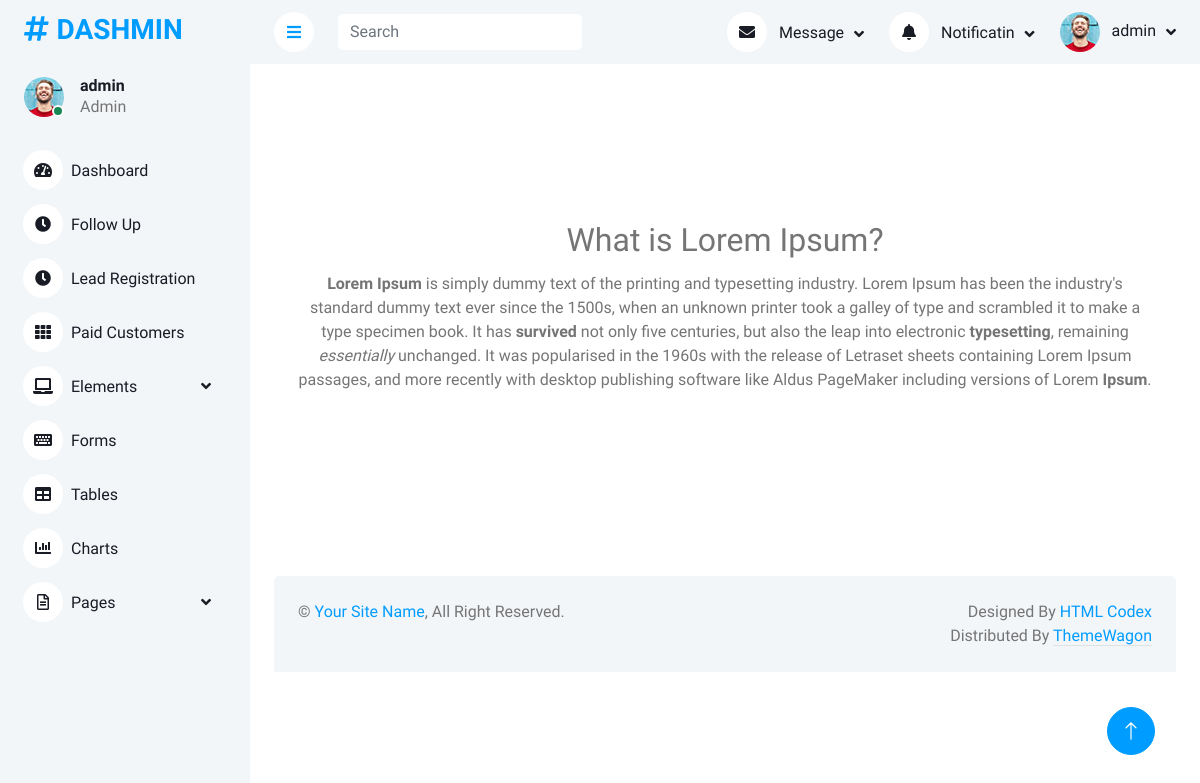
/newsdetail/what-is-lorem-ipsum (signed in), run on the app's committed database.
### news/models.py (models this page shows)
class News(models.Model):
    news_title = models.CharField(max_length=100)
    news_desc = HTMLField()
    news_slug = AutoSlugField(populate_from='news_title', unique=True,null=True,default=None)

### wscubetech/views.py (the view)
# urls.py: path('newsdetail/<slug>', views.newsDetail, name='newsdetail'),
def newsDetail(request,slug):
    newsDetail = News.objects.get(news_slug=slug)
    data = {
    'newsDetail':newsDetail
    }
    return render(request,"newsdetails.html",data)

### templates/newsdetails.html (shortened to what this page needs)
{% extends 'base.html' %}
{% load static %}
{% block content %}
    <br/>
    <br/>
    <br/>
    <br/>
    <br/>
    <br/>
    <div class="text-center fs-2 my-2 font-weight-bold ">{{newsDetail.news_title | safe }}  </div>
        <div class= "text-center mx-5">{{newsDetail.news_desc | safe }} </div>
        <br/>
        <br/>
        <br/><br/>
        <br/>
        <br/>
{% endblock %}

### templates/header.html (shortened to what this page needs)
{% load static %}
<!DOCTYPE html>
<html lang="en">
<head>
    <link href="https://cdnjs.cloudflare.com/ajax/libs/font-awesome/5.10.0/css/all.min.css" rel="stylesheet">
    <link href="https://cdn.jsdelivr.net/npm/bootstrap-icons@1.4.1/font/bootstrap-icons.css" rel="stylesheet">
    <link href='{% static "lib/owlcarousel/assets/owl.carousel.min.css" %}' rel="stylesheet">
    <link href='{% static "lib/tempusdominus/css/tempusdominus-bootstrap-4.min.css" %}' rel="stylesheet" />
    <link rel="stylesheet" href="https://cdn.datatables.net/1.13.4/css/jquery.dataTables.min.css">
    <link href='{% static "/css/bootstrap.min.css" %}' rel="stylesheet">
    <link href='{% static "css/style.css" %}' rel="stylesheet">
</head>
<body>
    <div class="container-xxl position-relative bg-white d-flex p-0">
        <div class="sidebar pe-4 pb-3">
            <nav class="navbar bg-light navbar-light">
                <a href="index.html" class="navbar-brand mx-4 mb-3">
                    <h3 class="text-primary"><i class="fa fa-hashtag me-2"></i>DASHMIN</h3>
                </a>
                <div class="d-flex align-items-center ms-4 mb-4">
                    <div class="position-relative">
                        <img class="rounded-circle" src='{% static "img/user.jpg" %}' alt="" style="width: 40px; height: 40px;">
                        <div class="bg-success rounded-circle border border-2 border-white position-absolute end-0 bottom-0 p-1"></div>
                    </div>
                    <div class="ms-3">
                        <h6 class="mb-0">{{request.user}}</h6>
                        <span>Admin</span>
                    </div>
                </div>
                <div class="navbar-nav w-100">
                    <a href="{% url 'home' %}" class="nav-item nav-link {{class}}"><i class="fa fa-tachometer-alt me-2"></i>Dashboard</a>
                    <a href="{% url 'follow_up' %}" class="nav-item nav-link {{classfollow}}"><i class="fa fa-clock me-2"></i>Follow Up</a>
                    <a href="{% url 'lead_registration' %}" class="nav-item nav-link {{classlr}}"><i class="fa fa-clock me-2"></i>Lead Registration</a>
                    <a href="{% url 'paid_customers'  %}" class="nav-item nav-link {{classpc}}"><i class="fa fa-th me-2"></i>Paid Customers</a>
                    <div class="nav-item dropdown">
                        <a href="#" class="nav-link dropdown-toggle " data-bs-toggle="dropdown"><i class="fa fa-laptop me-2"></i>Elements</a>
                    </div>
                    <a href="form.html" class="nav-item nav-link"><i class="fa fa-keyboard me-2"></i>Forms</a>
                    <a href="table.html" class="nav-item nav-link"><i class="fa fa-table me-2"></i>Tables</a>
                    <a href="chart.html" class="nav-item nav-link"><i class="fa fa-chart-bar me-2"></i>Charts</a>
                    <div class="nav-item dropdown">
                        <a href="#" class="nav-link dropdown-toggle" data-bs-toggle="dropdown"><i class="far fa-file-alt me-2"></i>Pages</a>
                    </div>
                </div>
            </nav>
        </div>
        <div class="content">
          <nav class="navbar navbar-expand bg-light navbar-light sticky-top px-4 py-0">
              <a href="#" class="sidebar-toggler flex-shrink-0">
                  <i class="fa fa-bars"></i>
              </a>
              <form class="d-none d-md-flex ms-4">
                  <input class="form-control border-0" type="search" placeholder="Search">
              </form>
              <div class="navbar-nav align-items-center ms-auto">
                  <div class="nav-item dropdown">
                      <a href="#" class="nav-link dropdown-toggle" data-bs-toggle="dropdown">
                          <i class="fa fa-envelope me-lg-2"></i>
                          <span class="d-none d-lg-inline-flex">Message</span>
                      </a>
                  </div>
                  <div class="nav-item dropdown">
                      <a href="#" class="nav-link dropdown-toggle" data-bs-toggle="dropdown">
                          <i class="fa fa-bell me-lg-2"></i>
                          <span class="d-none d-lg-inline-flex">Notificatin</span>
                      </a>
                  </div>
                  <div class="nav-item dropdown">
                      <a href="#" class="nav-link dropdown-toggle" data-bs-toggle="dropdown">
                          <img class="rounded-circle me-lg-2" src='{% static  "img/user.jpg" %}' alt="" style="width: 40px; height: 40px;">
                          <span class="d-none d-lg-inline-flex">{{request.user}}</span>
                      </a>
                  </div>
              </div>
          </nav>

### static/css/style.css (style rules this page uses)
:root { --primary: #009CFF; --light: #F3F6F9; --dark: #191C24; }
.sidebar { position: fixed; top: 0; left: 0; bottom: 0; width: 250px; height: 100vh; overflow-y: auto; background: var(--light); transition: 0.5s; z-index: 999; }
.content { margin-left: 250px; min-height: 100vh; background: #FFFFFF; transition: 0.5s; }
@media (min-width: 992px) { .sidebar { margin-left: 0; } }
@media (min-width: 992px) { .content { width: calc(100% - 250px); } }
.sidebar .navbar .navbar-nav .nav-link { padding: 7px 20px; color: var(--dark); font-weight: 500; border-left: 3px solid var(--light); border-radius: 0 30px 30px 0; outline: none; }
.sidebar .navbar .navbar-nav .nav-link i { width: 40px; height: 40px; display: inline-flex; align-items: center; justify-content: center; background: #FFFFFF; border-radius: 40px; }
.sidebar .navbar .dropdown-toggle::after { position: absolute; top: 15px; right: 15px; border: none; content: "\f107"; font-family: "Font Awesome 5 Free"; font-weight: 900; transition: .5s; }
.content .navbar .navbar-nav .nav-link { margin-left: 25px; padding: 12px 0; color: var(--dark); outline: none; }
.content .navbar .sidebar-toggler, .content .navbar .navbar-nav .nav-link i { width: 40px; height: 40px; display: inline-flex; align-items: center; justify-content: center; background: #FFFFFF; border-radius: 40px; }
.content .navbar .dropdown-toggle::after { margin-left: 6px; vertical-align: middle; border: none; content: "\f107"; font-family: "Font Awesome 5 Free"; font-weight: 900; transition: .5s; }

### data on the page
News: news_title "What is Lorem Ipsum?", news_desc "Lorem Ipsum is simply dummy text of the printing and typesetting industry. Lorem Ipsum has been the industry's standard dummy text ever since the 1500s, when an unknown printer took a galley of type and scrambled it to make a type specimen book. It has survived not only five centuries, but also the leap into electronic typesetting , remaining essentially unchanged. It was popularised in the 1960s with the release of Letraset sheets containing Lorem Ipsum passages, and more recently with desktop publishing software like Aldus PageMaker including versions of Lorem Ipsum ."

### other printed values
{{ request.user }} "admin"
